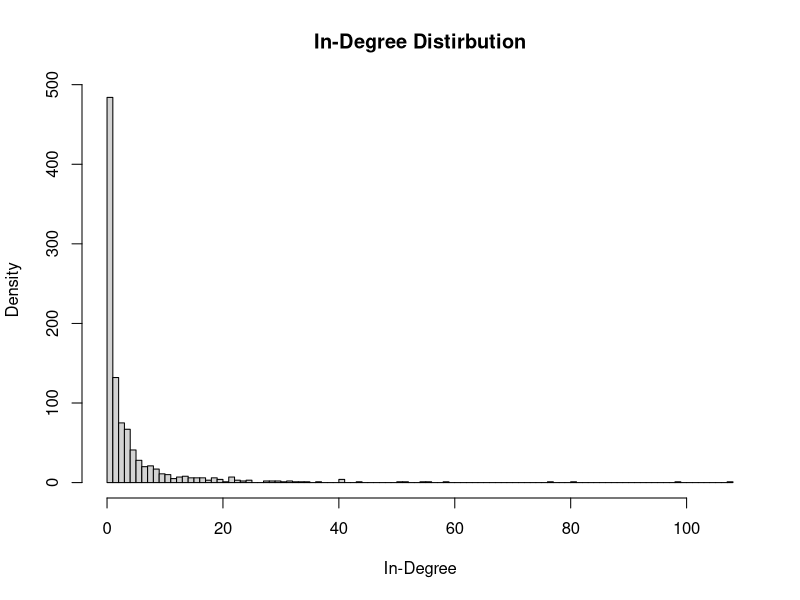
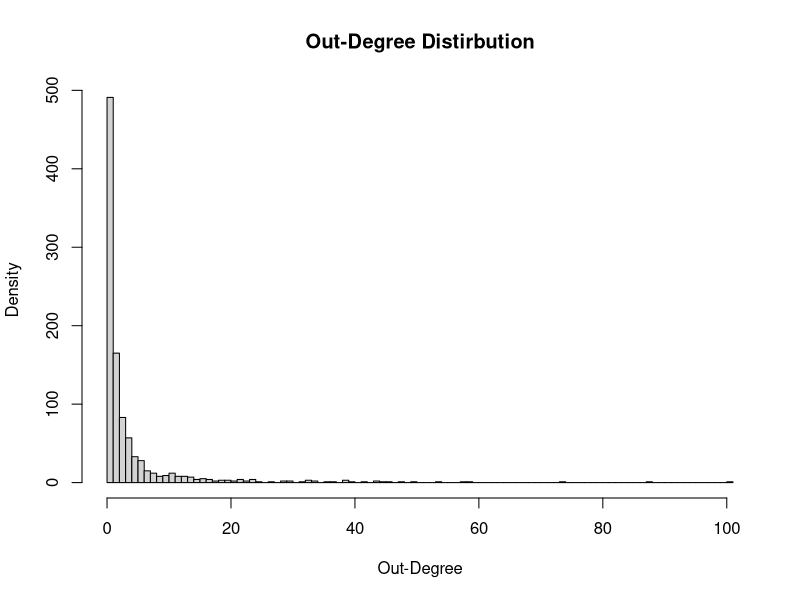
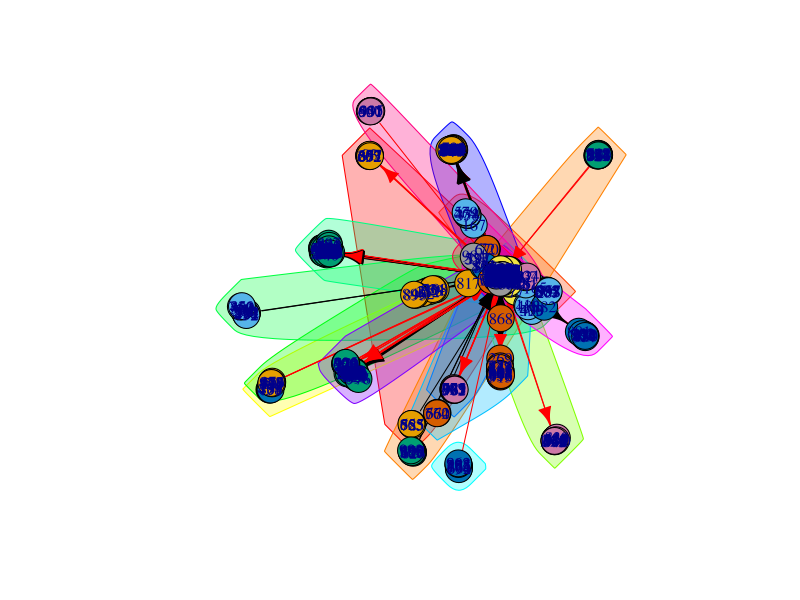

Source code (R) for these figures, in order:
# load igraph library
library("igraph") 

#### QUESTION 4 - PART A ####
nodes <- 1000
forest_fire_graph <- forest.fire.game(nodes = nodes, fw.prob=0.37, bw.factor=0.32/0.37)
in_degree <- degree(forest_fire_graph,mode="in")
out_degree <- degree(forest_fire_graph,mode="out")
hist(in_degree, breaks = seq(from = min(in_degree), to = max(in_degree), by=1),  main = "In-Degree Distirbution", xlab = "In-Degree", ylab = "Density")
hist(out_degree, breaks = seq(from = min(out_degree), to = max(out_degree), by=1),  main = "Out-Degree Distirbution", xlab = "Out-Degree", ylab = "Density")

#### QUESTION 4 - PART B & C ####

cat("Diameter of Forest Fire Graph : ", diameter(forest_fire_graph))

clusters_graph <- clusters(forest_fire_graph)  # get all clusters from graph
index_GCC <- which.max(clusters_graph$csize)  # get the cluster with the maximum size i.e. GCC
non_GCC_nodes <- (1:vcount(forest_fire_graph))[clusters_graph$membership != index_GCC]  # get nodes which are not present in GCC cluster
GCC <- delete.vertices(forest_fire_graph, non_GCC_nodes)  # remove nodes from the graph to get only GCC
community_GCC <- spinglass.community(GCC)  # get community of GCC 
modularity_GCC <- modularity(community_GCC)  # get modularity of GCC

plot(community_GCC, forest_fire_graph)    
cat("Modularity of the Graph : ", modularity_GCC)
